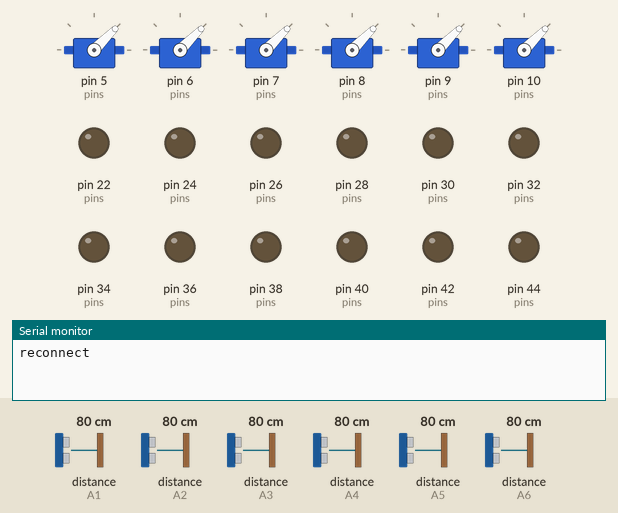
Simulated run of this sketch. Board: Arduino Mega 2560, built with avr-gcc and run on an emulated ATmega2560. Shown: 6 × servo, output pins drawn as LEDs (lit = HIGH), the last lines printed to the serial monitor. The inputs (shaded band) are chosen by the test bench; at power-on: distance to the obstacle (sensors on A1, A2, A3, A4, A5, A6) 80 cm. The echo pulse lasts 58.3 µs per cm; the modem accepts every AT command (registered, SIM ready, sends succeed) and sends nothing else; pins used as bus, display or sensor lines are not drawn.

Above: at 6.2 s.
6.3 s: distance to the obstacle (sensor on A1) set to 17 cm
At 14.1 s:
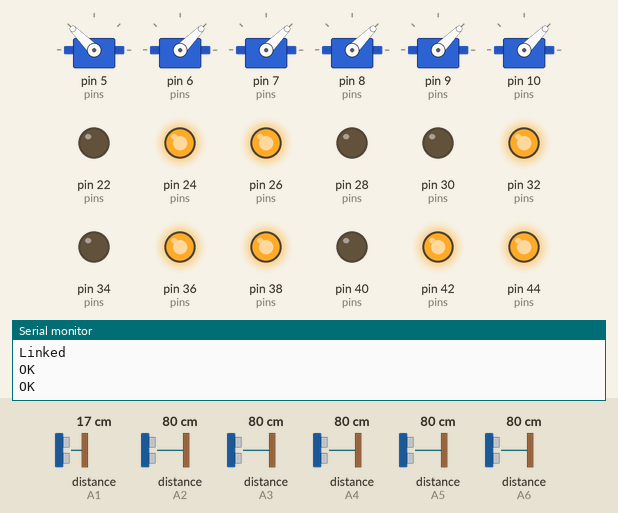
14.4 s: distance to the obstacle (sensor on A1) set to 14 cm
At 22.8 s:
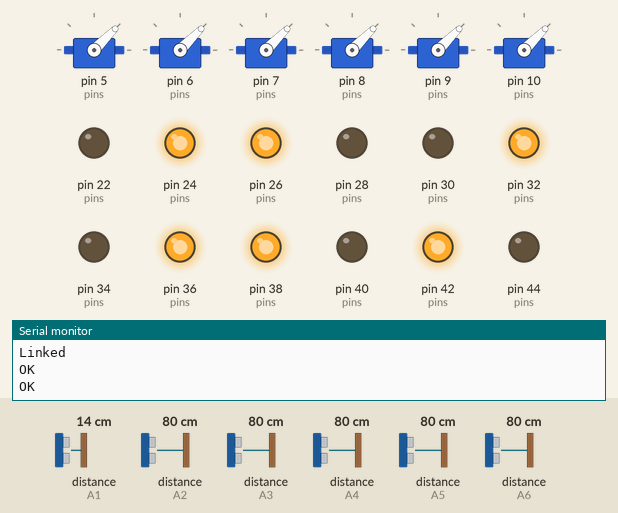
23.2 s: distance to the obstacle (sensor on A2) set to 17 cm
32.3 s: distance to the obstacle (sensor on A2) set to 13 cm
At 41.4 s:
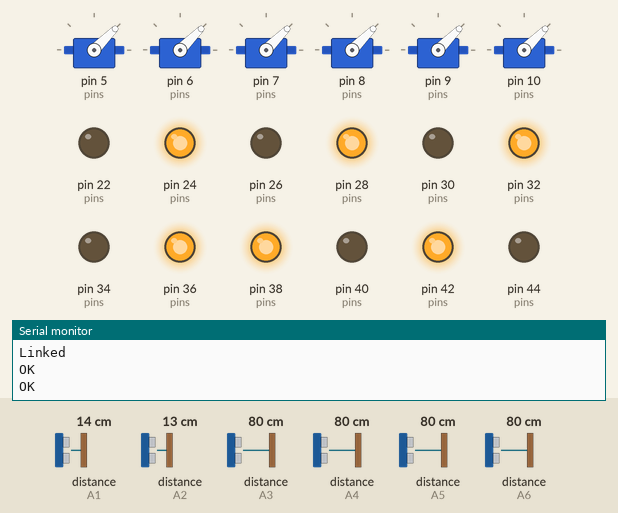
41.7 s: distance to the obstacle (sensor on A3) set to 18 cm
50.4 s: distance to the obstacle (sensor on A3) set to 14 cm
At 59.3 s:
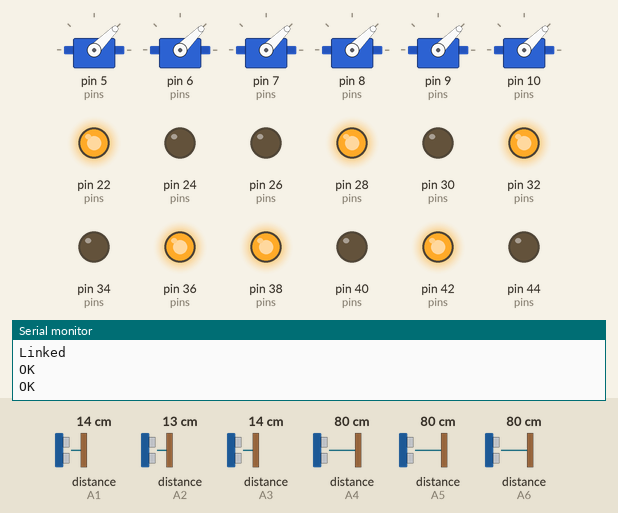
Timing chart, 0 to 60.8 s (numbered marks = the images above; inputs shaded):
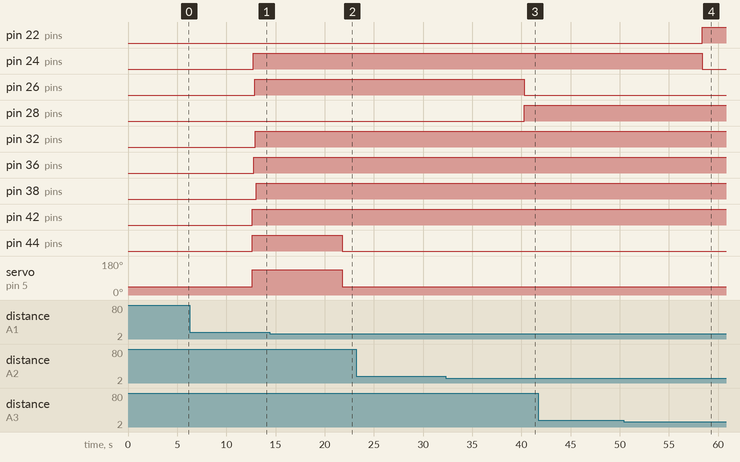

The sketch:

parkovka.ino
```cpp
////////////////////////////////////////////////////////////////
//класс для места на парковке, выполняет обновление состояния //
//места, индикации и сервомоторов - логика каждого места      //
//коструктор отсутствует, для инициализации используется метод//
//begin(trigpin, echopin, redledpin, greenledpin, servopin)   //
//  trigpin, echopin - пины ультразвукого дальномера          //
//  redledpin, greenledpin - пины красного и зелёного         //
//    светодиодов соответственно                              //
//  servopin - пин для управления сервомотором                //
//up() - метод должен вызываться каждый цикл для обновления   //
//    места                                                   //
//zabr(IDforPark) - метод для бронирования места              //
//  IDforPark - строка индентификатора для бронирования       //
//Rz(IDforPark) - метод для разбронирования                   //
//  IDforPark - см zabr(IDforPark).                           //
////////////////////////////////////////////////////////////////

#include <Servo.h>

const String server = "192.168.43.71";
const String ssid = "Redmi";
const String pass = "123412381234";

class Mesto {
  public:
    uint8_t ismesto = 0; // состояние места
    uint8_t trig;        //пин для создания ультразвукого импульса
    uint8_t echo;        // пин для принятия ультразвукого импульса
    uint8_t led1;        // пин красного светодиода
    uint8_t led2;        // пин зелёного светодиода
    boolean state = false;   //состояние светодиода
    unsigned long timerT = 0;  //таймер бронирования
    String myid = "";          //ID бронирующего клиента
    int distance = 20;         //максимальная дистанция
    int last = 0;              //прошедший градус сервомотора
    Servo s;
    void begin(uint8_t _trig, uint8_t _echo, uint8_t _led1, uint8_t _led2, uint8_t _s) {// функция для инициализации места
      trig = _trig;
      echo = _echo;
      led1 = _led1;
      led2 = _led2;
      pinMode(trig, OUTPUT);
      pinMode(echo, INPUT);
      pinMode(led1, OUTPUT);
      pinMode(led2, OUTPUT);
      s.attach(_s);
      s.write(45);
    }
    void zabr(String now_id) { // функция для бронирование; аргумент - строка - ID брони
      if (myid.equals("")) {
        ismesto = 1;
        myid = now_id;
        timerT = millis();
      }
    }
    void Rz(String now_id) { // разфункция для бронирование; аргумент - строка - ID брони
      if (!myid.equals("")) {
        if (now_id.equals(myid)) {
          ismesto = 0;
          myid = "";
        }
      }
    }
    void up() { // функция для обновления места(есть ли машина, какой цвет индикации, поворот заслонки и  проверка выхода таймаута)
      int cm;
      digitalWrite(trig, LOW);
      delayMicroseconds(2);
      digitalWrite(trig, HIGH);
      delayMicroseconds(5);
      digitalWrite(trig, LOW);
      cm = pulseIn(echo, HIGH, distance * 2 * 34) / 34 / 2;
    if ((cm != 0) && (cm < distance-5)) {
        ismesto = 2;
      } else if (ismesto != 1) {
        ismesto = 0;
      }
      switch (ismesto) {
        case 2:
          state = false;
          if (last != 45) {
            s.write(45);
            last = 45;
          }
          break;
        case 1:
          digitalWrite(led1, HIGH);
          digitalWrite(led2, HIGH);
          if (last != 135) {
            s.write(135);
            last = 135;
          }
          if (millis() - timerT > 15 * 1000) {
            ismesto = 0;
            myid = "";
          }
          Serial.println("in zabr");
          break;
        case 0:
          state = true;
          ismesto = 0;
          myid = "";
          if (last != 45) {
            s.write(45);
            last = 45;
          }
          break;
        default:
          break;
      }
      if (ismesto != 1) {
        digitalWrite(led1, !state);
        digitalWrite(led2, state);
      }
    }
};

//массив мест
Mesto ms[6];
//масив пинов для каждого места
uint8_t pins[6][5] = {
  {A0, A1, 42, 44, 5},
  {A0, A3, 22, 24, 6},
  {A0, A5, 40, 36, 7},
  {A0, A2, 28, 26, 8},
  {A0, A4, 30, 32, 9},
  {A0, A6, 34, 38, 10}
};

//загрузка библиотек для сервы и протокола ttl на кастомных пинах
#include <SoftwareSerial.h>
//объект SoftwareSerial для общения с esp8266
SoftwareSerial esp(A8, A9);

//"таймеры" для проверки соединения и для обновления мест соответственно
unsigned long t = 0;
unsigned long t1 = 0;
//массив символов для хранения состояния всех мест
char parkstate[] = "000100";


////////////////////////////////////////////////////////////////
//////////////////////////////SETUP/////////////////////////////
////////////////////////////////////////////////////////////////

void setup() {
  //инициализация парковочных мест
  for (int i = 0; i < 6; i++) {
    ms[i].begin(pins[i][0], pins[i][1], pins[i][2], pins[i][3], pins[i][4]);
  }
  //инициализация Serial на скорости 9600 с esp
  esp.begin(9600);
  while (!esp);
  //соединение с сервером
  delay(5000);
//  reconnect();
  //это тестовая сторока
  ms[0].ismesto = 1;
  //Serial для отладки
  Serial.begin(9600);

//  delay(5000);
  //очищаем буфер esp
  esp.flush();
  //обновляем таймер
}

////////////////////////////////////////////////////////////////
//////////////////////////////LOOP//////////////////////////////
////////////////////////////////////////////////////////////////

void loop() {
//если прошла минута проверяем соединение
      if (millis() - t > 1000) {
        Serial.println("reconnect");
        esp.flush();
        esp.print("?????\r\n");
        String tmp = "";
        t = millis();
        while (true) {
          if (esp.available() > 0) {
            tmp += String(char(esp.read()));
          }
          if (tmp.indexOf("!") > -1) {
            break;
          }
          if (millis() - t > 5000) {
            reconnect();
            break;
          }
        }
        t = millis();
      }
  //если прошла секунда обновляем места и отправляем состояние на сервер
  if (millis() - t1 > 500) {
    for (int i = 0; i < 6; i++) {
      ms[i].up();
      parkstate[i] = char(ms[i].ismesto + 48);
      delay(75);
    }
    esp.print("!getpark!" + String(parkstate) + "\n");
    t1 = millis();
  }
  //m.ismesto set or get of 0 - свободно, 1 - забронировванио, 2 - занято

//если есть данные то считываем до '\n' и проверяем на команда, если так то выполняем
  if (esp.available() > 0) {
    String msg = esp.readStringUntil('\n');
    Serial.println(msg);
    if (msg.lastIndexOf("sp") > -1) {
      int i = msg.substring(6, 7).toInt();
      String IDf = msg.substring(7, msg.length());
      ms[i - 1].zabr(IDf);
    } else if (msg.lastIndexOf("it") > -1) {
      int i = msg.substring(6, 7).toInt();
      String IDf = msg.substring(7, msg.length());
      ms[i - 1].Rz(IDf);
    }
  }
}

//////////////////////////////////////
//function for connect to server     /
//ROSTELEKOM - ssid for wifi         /
//lenovozuk123 - password for wifi   /
//192.168.1.3 - ip server            /
//48999 - port for server            /
//ID1: -1 - id for init in server    /
//////////////////////////////////////
void reconnect() {
  Serial.println("stops");
  esp.print("\r\n+++\r\n");
  delay(500);
  Serial.println("test");
  if (!sendcmd("AT", "OK", 250))return;
  //  if (!sendcmd("AT+CWMODE=1", "OK", 250))return;
  Serial.println("wifi connect");
  if (!sendcmd("AT+CWJAP=\""+ssid+"\",\""+pass+"\"", "OK", 1000))return;
  //if (!sendcmd("AT+CIPSTART=\"TCP\",\"192.168.1.3\",48999", "OK", 5000))return; //94.180.117.139
  Serial.println("connect");
  esp.print("AT+CIPSTART=\"TCP\",\""+server+"\",48999\r\n");
  delay(1000);
  Serial.println("set mode to tcp");
  if (!sendcmd("AT+CIPMODE=1", "OK", 250))return;
  esp.print("AT+CIPSEND\r\n");
  delay(1000);
  esp.print("SYSSC: HELLO\nID1: -1\n");
}
//////////////////////////////////////
//function for send command to esp////
//ARGUMENTS(cmd, ans, timeout):      /
//cmd - String - command (example:AT)/
//ans - String - true answer         /
//      to command (example:OK)      /
//timeout - int - timeout            /
//      for wait answer              /
//                                   /
//return true:                       /
//  if esp return answer in timeout  /
//return false:                      /
//  if esp not return answer         /
//  in timeout                       /
//////////////////////////////////////
boolean sendcmd(String cmd, String ans, int timout) {
  String tmp = "";
  unsigned long t = millis();
  int count = 0;
  esp.print(cmd + "\r\n");
  while (tmp.indexOf(ans) < 0) {
    if (esp.available() > 0) {
      tmp += (char)esp.read();
    }
    if (millis() - t > timout) {
      esp.print(cmd + "\r\n");
      count++;
      if (count == 15) {
        return false;
      }
      t = millis();
    }
  }
  return true;
}
```

Measured:
- the behaviour switches between 16 and 15 cm on distance to the obstacle (sensor on A1) (found by bisection; images 1 and 2)
- the behaviour switches between 16 and 15 cm on distance to the obstacle (sensor on A2) (found by bisection; images 2 and 3)
- the behaviour switches between 16 and 15 cm on distance to the obstacle (sensor on A3) (found by bisection; images 3 and 4)
- after the input at 14.4 s, servo on pin 5 (pins): 135° → 45° after 7.4 s
- after the input at 32.3 s, pin 26 (pins): HIGH → LOW after 8.0 s; pin 28 (pins): LOW → HIGH after 8.0 s
- after the input at 50.4 s, pin 22 (pins): LOW → HIGH after 8.0 s; pin 24 (pins): HIGH → LOW after 8.0 s
